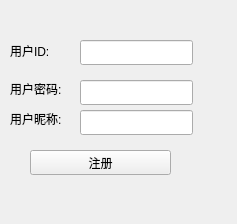
<?xml version="1.0" encoding="UTF-8"?>
<ui version="4.0">
 <class>RegisterWindows</class>
 <widget class="QMainWindow" name="RegisterWindows">
  <property name="geometry">
   <rect>
    <x>0</x>
    <y>0</y>
    <width>237</width>
    <height>224</height>
   </rect>
  </property>
  <property name="windowTitle">
   <string>MainWindow</string>
  </property>
  <widget class="QWidget" name="centralwidget">
   <widget class="QPushButton" name="pushButton">
    <property name="geometry">
     <rect>
      <x>30</x>
      <y>150</y>
      <width>141</width>
      <height>25</height>
     </rect>
    </property>
    <property name="text">
     <string>注册</string>
    </property>
   </widget>
   <widget class="QLabel" name="label">
    <property name="geometry">
     <rect>
      <x>10</x>
      <y>40</y>
      <width>67</width>
      <height>21</height>
     </rect>
    </property>
    <property name="text">
     <string>用户ID:</string>
    </property>
   </widget>
   <widget class="QLabel" name="label_2">
    <property name="geometry">
     <rect>
      <x>10</x>
      <y>80</y>
      <width>71</width>
      <height>17</height>
     </rect>
    </property>
    <property name="text">
     <string>用户密码:</string>
    </property>
   </widget>
   <widget class="QLabel" name="label_3">
    <property name="geometry">
     <rect>
      <x>10</x>
      <y>110</y>
      <width>71</width>
      <height>17</height>
     </rect>
    </property>
    <property name="text">
     <string>用户昵称:</string>
    </property>
   </widget>
   <widget class="QLineEdit" name="lineEdit">
    <property name="geometry">
     <rect>
      <x>80</x>
      <y>40</y>
      <width>113</width>
      <height>25</height>
     </rect>
    </property>
    <property name="maxLength">
     <number>10</number>
    </property>
   </widget>
   <widget class="QLineEdit" name="lineEdit_2">
    <property name="geometry">
     <rect>
      <x>80</x>
      <y>80</y>
      <width>113</width>
      <height>25</height>
     </rect>
    </property>
    <property name="maxLength">
     <number>20</number>
    </property>
    <property name="echoMode">
     <enum>QLineEdit::Password</enum>
    </property>
   </widget>
   <widget class="QLineEdit" name="lineEdit_3">
    <property name="geometry">
     <rect>
      <x>80</x>
      <y>110</y>
      <width>113</width>
      <height>25</height>
     </rect>
    </property>
    <property name="maxLength">
     <number>20</number>
    </property>
   </widget>
  </widget>
  <widget class="QMenuBar" name="menubar">
   <property name="geometry">
    <rect>
     <x>0</x>
     <y>0</y>
     <width>237</width>
     <height>28</height>
    </rect>
   </property>
  </widget>
 </widget>
 <resources/>
 <connections/>
</ui>
